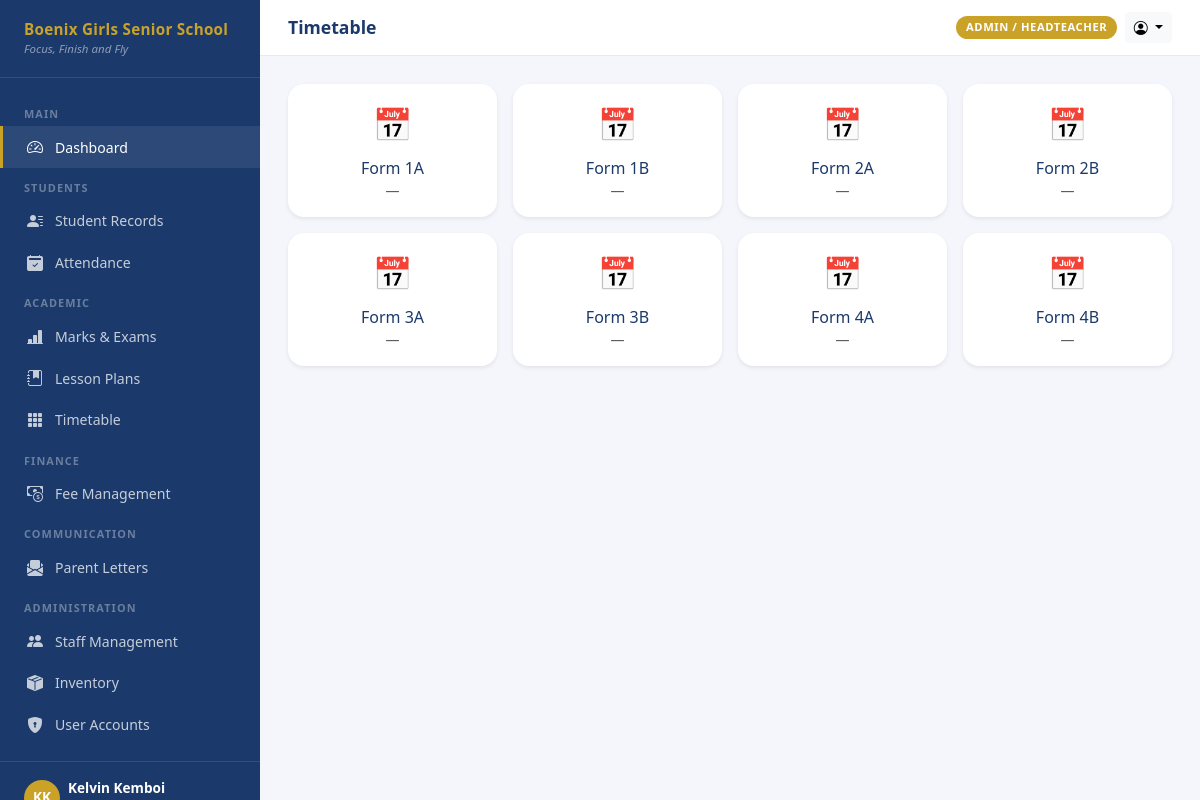
Page /timetable/ (signed in) on the committed database.
### accounts/models.py (models this page shows, shortened)
class User(AbstractUser):
    ROLE_ADMIN = 'admin'
    ROLE_CLASS_TEACHER = 'class_teacher'
    ROLE_SUBJECT_TEACHER = 'subject_teacher'
    ROLE_PARENT = 'parent'
    ROLE_BURSAR = 'bursar'
    ROLE_AUDITOR = 'auditor'
    ROLE_CHOICES = [
        (ROLE_ADMIN, 'Admin / Headteacher'),
        (ROLE_CLASS_TEACHER, 'Class Teacher'),
        (ROLE_SUBJECT_TEACHER, 'Subject Teacher'),
        (ROLE_PARENT, 'Parent (View Only)'),
        (ROLE_BURSAR, 'Bursar / Accounts'),
        (ROLE_AUDITOR, 'Auditor'),
    ]
    role = models.CharField(
        max_length=20,
        choices=ROLE_CHOICES,
        default=ROLE_SUBJECT_TEACHER,
    )
    phone = models.CharField(max_length=20, blank=True)
    profile_photo = models.ImageField(upload_to='profiles/', blank=True, null=True)
    is_active = models.BooleanField(default=True)
    class_assigned = models.CharField(max_length=20, blank=True, help_text='e.g. Form 4A')
    class Meta:
        verbose_name = 'User'
        verbose_name_plural = 'Users'
        ordering = ['last_name', 'first_name']
    @property
    def is_admin(self):
        return self.role == self.ROLE_ADMIN or self.is_superuser
    @property
    def can_view_fees(self):
        return self.role in (self.ROLE_ADMIN, self.ROLE_BURSAR, self.ROLE_AUDITOR, self.ROLE_PARENT)
    @property
    def can_enter_marks(self):
        return self.role in (self.ROLE_ADMIN, self.ROLE_CLASS_TEACHER, self.ROLE_SUBJECT_TEACHER)

### students/models.py (models this page shows, shortened)
class ClassSection(models.Model):
    stream = models.ForeignKey(Stream, on_delete=models.CASCADE, related_name='sections')
    section = models.CharField(max_length=5)  # e.g. 'A', 'B', 'East'
    class_teacher = models.ForeignKey(
        'accounts.User',
        null=True, blank=True,
        on_delete=models.SET_NULL,
        related_name='class_sections',
        limit_choices_to={'role__in': ['class_teacher', 'admin']},
    )
    class Meta:
        unique_together = ['stream', 'section']
        ordering = ['stream__order', 'section']
    def __str__(self):
        return f'{self.stream.name}{self.section}'

class Stream(models.Model):
    name = models.CharField(max_length=20, unique=True)  # e.g. 'Form 4'
    label = models.CharField(max_length=40, blank=True)  # e.g. 'Form Four'
    order = models.PositiveSmallIntegerField(default=0)
    class Meta:
        ordering = ['order', 'name']

### timetable/views.py (the view)
# urls.py: path('', views.timetable_home, name='home'),
@login_required
@teacher_required
def timetable_home(request):
    sections = ClassSection.objects.select_related('stream').order_by('stream__order', 'section')
    return render(request, 'timetable/home.html', {'sections': sections})

### boenix_sms/context_processors.py (called while the page is built)
def school_info(request):
    return {
        'SCHOOL_NAME': settings.SCHOOL_NAME,
        'SCHOOL_SHORT': settings.SCHOOL_SHORT,
        'SCHOOL_MOTTO': settings.SCHOOL_MOTTO,
    }

### templates/timetable/home.html (shortened to what this page needs)
{% extends 'base.html' %}
{% block page_title %}Timetable{% endblock %}
{% block content %}
<div class="row g-3">
  {% for section in sections %}
  <div class="col-6 col-md-4 col-lg-3">
    <a href="{% url 'timetable:view' section.pk %}"
       class="card border-0 shadow-sm p-3 text-center d-block text-decoration-none module-card"
       style="border-radius:1rem;">
      <div style="font-size:2rem;">📅</div>
      <div class="fw-700 mt-2" style="color:#1B3A6B;">{{ section }}</div>
      <div class="text-muted small">{{ section.class_teacher|default:'—' }}</div>
    </a>
  </div>
  {% empty %}
  <div class="col-12 text-center py-5 text-muted">No classes found.</div>
  {% endfor %}
</div>
{% endblock %}

### templates/base.html (shortened to what this page needs)
<!DOCTYPE html>
<html lang="en">
<head>
  <link href="https://cdn.jsdelivr.net/npm/bootstrap@5.3.3/dist/css/bootstrap.min.css" rel="stylesheet">
  <link href="https://cdn.jsdelivr.net/npm/bootstrap-icons@1.11.3/font/bootstrap-icons.min.css" rel="stylesheet">
</head>
<body>
<div id="sidebar">
  <div class="sidebar-brand">
    <div class="school-name">{{ SCHOOL_NAME }}</div>
    <div class="school-motto">{{ SCHOOL_MOTTO }}</div>
  </div>
  <nav class="sidebar-nav">
    <div class="nav-section-label">Main</div>
    <a href="{% url 'dashboard:home' %}" class="nav-link {% if request.resolver_match.url_name == 'home' %}active{% endif %}">
      <i class="bi bi-speedometer2"></i> Dashboard
    </a>
    {% if user.is_admin or user.is_class_teacher %}
    <div class="nav-section-label">Students</div>
    <a href="/students/" class="nav-link">
      <i class="bi bi-person-lines-fill"></i> Student Records
    </a>
    <a href="/attendance/" class="nav-link">
      <i class="bi bi-calendar2-check-fill"></i> Attendance
    </a>
    {% endif %}
    {% if user.can_enter_marks %}
    <div class="nav-section-label">Academic</div>
    <a href="/exams/" class="nav-link">
      <i class="bi bi-bar-chart-line-fill"></i> Marks & Exams
    </a>
    <a href="/lessons/" class="nav-link">
      <i class="bi bi-journal-bookmark-fill"></i> Lesson Plans
    </a>
    <a href="/timetable/" class="nav-link">
      <i class="bi bi-grid-3x3-gap-fill"></i> Timetable
    </a>
    {% endif %}
    {% if user.can_view_fees %}
    <div class="nav-section-label">Finance</div>
    <a href="/fees/" class="nav-link">
      <i class="bi bi-cash-coin"></i> Fee Management
    </a>
    {% endif %}
    {% if user.is_admin or user.is_class_teacher %}
    <div class="nav-section-label">Communication</div>
    <a href="/letters/" class="nav-link">
      <i class="bi bi-envelope-paper-fill"></i> Parent Letters
    </a>
    {% endif %}
    {% if user.is_admin %}
    <div class="nav-section-label">Administration</div>
    <a href="/staff/" class="nav-link">
      <i class="bi bi-people-fill"></i> Staff Management
    </a>
    <a href="/inventory/" class="nav-link">
      <i class="bi bi-box-seam-fill"></i> Inventory
    </a>
    <a href="{% url 'accounts:user_list' %}" class="nav-link">
      <i class="bi bi-shield-lock-fill"></i> User Accounts
    </a>
    {% endif %}
  </nav>
  <div class="sidebar-footer">
    <div class="d-flex align-items-center gap-2">
      <div class="rounded-circle bg-gold d-flex align-items-center justify-content-center"
           style="width:36px;height:36px;background:var(--boenix-gold);font-weight:700;color:#fff;font-size:0.85rem;flex-shrink:0;">
      </div>
      <div class="overflow-hidden">
        <div class="user-name text-truncate">{{ user.get_full_name }}</div>
      </div>
    </div>
  </div>
</div>
<div id="main">
  <div class="topbar">
    <div class="d-flex align-items-center gap-3">
      <h1 class="page-title">{% block page_title %}Dashboard{% endblock %}</h1>
    </div>
    <div class="d-flex align-items-center gap-2">
      <span class="role-badge">{{ user.get_role_display }}</span>
      <div class="dropdown">
        <button class="btn btn-sm btn-light dropdown-toggle" data-bs-toggle="dropdown">
          <i class="bi bi-person-circle"></i>
        </button>
      </div>
    </div>
  </div>
  <div class="content-area">
    {% block content %}{% endblock %}
  </div>
</div>
</body>
</html>

### templates/base.html (style rules this page uses)
:root { --boenix-navy: #1B3A6B; --boenix-gold: #C9A227; --boenix-gold-light: #F0D070; --sidebar-width: 260px; }
body { background: #F4F6FB; font-family: 'Segoe UI', sans-serif; }
#sidebar { width: var(--sidebar-width); min-height: 100vh; background: var(--boenix-navy); position: fixed; top: 0; left: 0; display: flex; flex-direction: column; z-index: 100; transition: transform 0.25s ease; }
.sidebar-brand { padding: 1.25rem 1.5rem; border-bottom: 1px solid rgba(255,255,255,0.1); }
.sidebar-brand .school-name { color: var(--boenix-gold); font-size: 0.95rem; font-weight: 700; line-height: 1.3; letter-spacing: 0.02em; }
.sidebar-brand .school-motto { color: rgba(255,255,255,0.5); font-size: 0.72rem; font-style: italic; }
.sidebar-nav { flex: 1; padding: 1rem 0; overflow-y: auto; }
.sidebar-nav .nav-section-label { color: rgba(255,255,255,0.35); font-size: 0.68rem; font-weight: 700; text-transform: uppercase; letter-spacing: 0.1em; padding: 0.75rem 1.5rem 0.25rem; }
.sidebar-nav .nav-link { color: rgba(255,255,255,0.75); padding: 0.55rem 1.5rem; font-size: 0.88rem; display: flex; align-items: center; gap: 0.65rem; border-left: 3px solid transparent; transition: all 0.15s; }
.sidebar-nav .nav-link:hover, .sidebar-nav .nav-link.active { color: #fff; background: rgba(255,255,255,0.08); border-left-color: var(--boenix-gold); }
.sidebar-nav .nav-link i { font-size: 1rem; width: 1.1rem; }
.sidebar-footer { padding: 1rem 1.5rem; border-top: 1px solid rgba(255,255,255,0.1); }
.sidebar-footer .user-name { color: #fff; font-size: 0.85rem; font-weight: 600; }
#main { margin-left: var(--sidebar-width); min-height: 100vh; display: flex; flex-direction: column; }
.topbar { background: #fff; padding: 0.75rem 1.75rem; border-bottom: 1px solid #E5E9F2; display: flex; align-items: center; justify-content: space-between; position: sticky; top: 0; z-index: 99; }
.topbar .page-title { font-weight: 700; color: var(--boenix-navy); font-size: 1.1rem; margin: 0; }
.content-area { flex: 1; padding: 1.75rem; }
.role-badge { background: var(--boenix-gold); color: #fff; font-size: 0.7rem; font-weight: 700; padding: 0.2rem 0.6rem; border-radius: 1rem; text-transform: uppercase; letter-spacing: 0.05em; }
.module-card { border: none; border-radius: 1rem; transition: transform 0.15s, box-shadow 0.15s; cursor: pointer; text-decoration: none; color: inherit; }

### rows in the picture
User: get_full_name "Kelvin Kemboi", role "ADMIN / HEADTEACHER"
ClassSection: stream+section "Form 1A", class_teacher "—"
ClassSection: stream+section "Form 1B", class_teacher "—"
ClassSection: stream+section "Form 2A", class_teacher "—"
ClassSection: stream+section "Form 2B", class_teacher "—"
ClassSection: stream+section "Form 3A", class_teacher "—"
ClassSection: stream+section "Form 3B", class_teacher "—"
ClassSection: stream+section "Form 4A", class_teacher "—"
ClassSection: stream+section "Form 4B", class_teacher "—"

### other values in the picture
{{ SCHOOL_NAME }} "Boenix Girls Senior School"
{{ SCHOOL_MOTTO }} "Focus, Finish and Fly"
